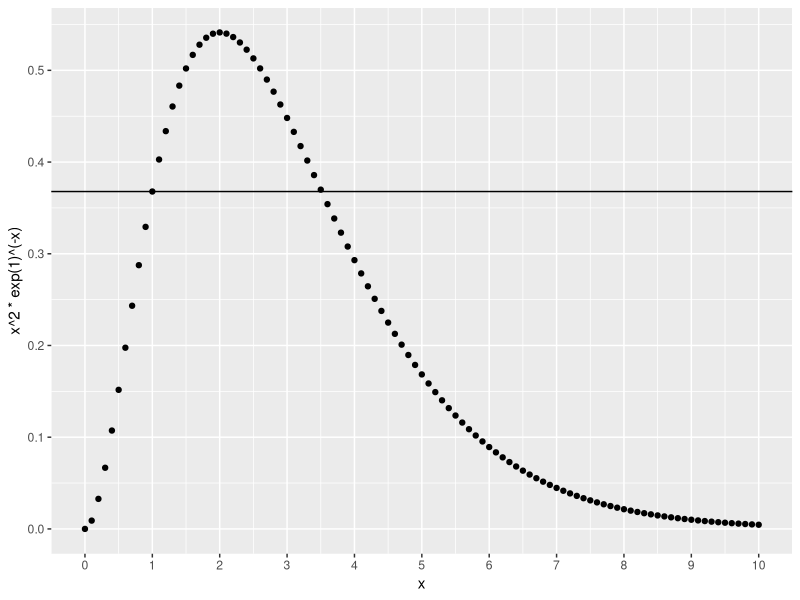

Write the R code that produced this figure. (Note: this script raises an error after producing the figure.)
## ---- chunk 1
library(ggplot2)
## ---- chunk 2
        x <- pi; sqrt(2^x/(8*x*9^x)); sqrt(2^x * 8*x * 9^x)/(8*x*9^x) ; sqrt(18^x*8*x)/(8*x*9^x) ; sqrt(18^x*2*x)/(4*x*9^x); (sqrt(2)/4)*x^(-1/2)*(sqrt(2)/3)^x; ((3*sqrt(2))^x)/(9^x) * (sqrt(2)/4) * (x^(1/2)/x)
## ---- chunk 3
    data.frame(x = seq(0, 10, .1)) |> ggplot() + geom_point(aes(x, y=x^2*exp(1)^(-x))) + scale_x_continuous(breaks = seq(0,10,1)) + scale_y_continuous(breaks = seq(0,1,.1)) + geom_hline(yintercept = exp(1)^(-1))
## ---- chunk 4
        data.frame(x=seq(.02,2,.0001)) |> mutate(a = x-.0001, b = x+.0001, a = a^2 * exp(1)^(-a), b = b^2 * exp(1)^(-b), m = b-a) |> slice_max(m, n=5)
## ---- chunk 5
        atan(.002/.0007357) * (180/pi)
## ---- chunk 6
    data.frame(x=seq(-10,10,.01)) |> ggplot() + geom_point(size=.01, aes(x, y=-1/(x-3) + 1/(x+2) + 1/6)) + geom_hline(yintercept = 1/6, color='red', linetype = 2) + geom_vline(xintercept = c(-2,3), color='red', linetype = 2)
## ---- chunk 7
        F <- function(x) { log(abs(x+2)) - log(abs(x-3)) + x/6 }
        F(2) - F(-1)
## ---- chunk 8
        F <- function(x) { (-1/8)*cos(2*x) + 3*x }
        F(2*pi) - F(0)
## ---- chunk 9
        y <- function(x) { (1/4)*sin(2*x)+3 }
        y(.2618)
        y(1.309)
        y(pi+.2618)
        y(pi+1.309)
## ---- chunk 10
        data.frame(x=seq(0,pi,.00001)) |> mutate( d =  abs( ((1/4)*sin(2*x) + 3) - ((1/4)*cos(2*x) + 3)) ) |> slice_min(d, n=3)
## ---- chunk 11
        data.frame(x = seq(0,2*pi,.01)) |> ggplot() + geom_line(aes(x, y = (1/4)*sin(2*x) + 3)) + geom_line(color='red', linetype = 2, aes(x, y = (1/4)*cos(2*x)+3)) + scale_x_continuous(breaks = seq(0,2*pi,1))
## ---- chunk 12
        data.frame(x = seq(-3,4,.01)) |> ggplot() + geom_line(aes(x, y = x^2 + 1)) + geom_line(color='red', aes(x, y = x+3)) + geom_vline(xintercept = 3, linetype = 2) + ylim(y=c(1,11))
## ---- chunk 13
        F <- function(x) { (1/3)*x^3 + x }
        G <- function(x) { (1/2)*x^2 + 3*x }
        (( G(2)-G(-1) ) - ( F(2)-F(-1) )) + ( ( F(3)-F(2) ) - (G(3)-G(2)))
## ---- chunk 14
        data.frame(x = seq(-3,4,.01)) |> ggplot() + geom_line(aes(x, y = x^2 + 1)) + geom_line(color='red', aes(x, y = x+3)) + geom_vline(xintercept = 3, linetype = 2) + ylim(y=c(0,11)) + scale_x_continuous(breaks=seq(-2,4,1)) + coord_fixed() + geom_line(linetype = 2, color = 'blue', aes(x, y = 6*x - 8 ))
## ---- chunk 15
        data.frame(x = seq(-3,4,.01)) |> ggplot() + geom_line(aes(x, y = x^2 + 1)) + geom_line(color='red', aes(x, y = x+3)) + geom_vline(xintercept = 3, linetype = 2) + ylim(y=c(0,11)) + scale_x_continuous(breaks=seq(-2,4,1)) + coord_fixed() + geom_line(linetype = 2, color = 'blue', aes(x, y = -2*x ))  + geom_line(linetype = 2, color = 'blue', aes(x, y = 2*x ))
## ---- chunk 16
        data.frame(x = seq(-1,2,.01)) |> mutate(fy=x^2+1, gy=x+3, d = gy - fy) |> slice_max(d, n=5)
## ---- chunk 17
        data.frame(t = seq(0,2*pi,.001)) |> ggplot() + geom_point(color='blue', size=.01, aes(x = 3*cos(t), y = 3 + 3*sin(t))) + coord_fixed() + annotate(geom='line', x = c(9,-3), y=c(0,0)) + annotate(geom='line', x=c(9,1), y=c(0,6)) + scale_x_continuous(breaks = seq(0,10,1)) + annotate(geom='point', x=0, y=3) + annotate(geom='line', linetype = 2, x=c(0,9), y=c(3,0)) + geom_point(size=.01, color='red', aes(x = 9 + sqrt(90)*cos(t), y = 0 + sqrt(90)*sin(t))) + geom_vline(xintercept = sqrt(2)-.025)
## ---- chunk 18
    data.frame(t = seq(-1,5,.05)) |> ggplot() + geom_point(size=.01, aes(x = 5*t - t^2, y=t^2 -3*t)) + coord_fixed()
## ---- chunk 19
        data.frame(t = seq(-1,5,.05)) |> ggplot() + geom_point(size=.01, aes(x = 5*t - t^2, y=t^2 -3*t)) + coord_fixed() + scale_x_continuous(breaks = seq(-6,6,1)) + ylim(c(-5,10)) + geom_line(aes(y=t, x=6-t/3))
## ---- chunk 20
        data.frame(t = seq(-1,5,.01)) |> ggplot() + geom_point(size=.01, aes(x = 5*t - t^2, y=t^2 -3*t)) + geom_line(aes(x=t, y=t)) + coord_cartesian(xlim=c(-2,7), ylim=c(-2.5,5)) + annotate(geom='point', x=4, y=4) + annotate(geom='label', x=0.8,y=0,label='O') + annotate(geom='label', x=6.8,y=0,label='P') + annotate(geom='label', x=4.8,y=4, label='Q') + annotate(geom='point', x=0,y=0) + annotate(geom='point', x=6,y=0) + geom_line(color='red', aes(t, y = (64-10*t)/6)) + scale_x_continuous(breaks = seq(-5,5,1)) + scale_y_continuous(breaks = seq(-2,12,1)) + coord_fixed()
